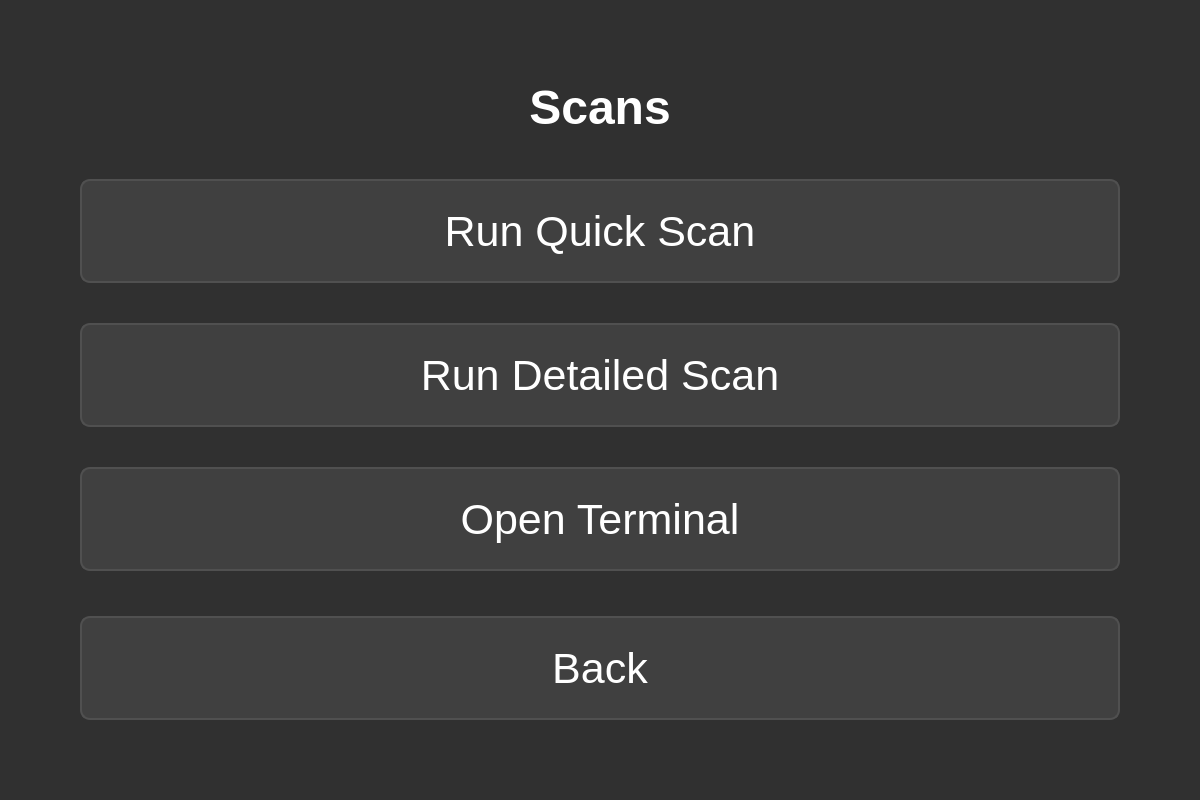
<?xml version="1.0" encoding="UTF-8"?>
<ui version="4.0">
  <class>ScanScreen</class>
  <widget class="QWidget" name="ScanScreen">
    <property name="geometry">
      <rect>
        <x>0</x>
        <y>0</y>
        <width>1200</width>
        <height>800</height>
      </rect>
    </property>
    <property name="styleSheet">
      <string notr="true">QWidget#ScanScreen {
    background-color: #303030;
}
QLabel {
    color: white;
    font-size: 36pt;
    font-weight: bold;
}
QPushButton {
    background-color: #404040;
    color: white;
    border: 2px solid #505050;
    border-radius: 10px;
    padding: 10px;
    font-size: 32pt;
    min-width: 200px;
    min-height: 80px;
}
QPushButton:hover {
    background-color: #505050;
    border-color: #606060;
}
QPushButton:pressed {
    background-color: #606060;
}</string>
    </property>
    <layout class="QVBoxLayout" name="verticalLayout">
      <property name="spacing">
        <number>40</number>
      </property>
      <property name="leftMargin">
        <number>80</number>
      </property>
      <property name="topMargin">
        <number>80</number>
      </property>
      <property name="rightMargin">
        <number>80</number>
      </property>
      <property name="bottomMargin">
        <number>80</number>
      </property>
      <item>
        <widget class="QLabel" name="titleLabel">
          <property name="text"><string>Scans</string></property>
          <property name="alignment">
            <set>Qt::AlignCenter</set>
          </property>
        </widget>
      </item>
      <item>
        <spacer name="topSpacer">
          <property name="orientation">
            <enum>Qt::Vertical</enum>
          </property>
          <property name="sizeHint" stdset="0">
            <size>
              <width>20</width>
              <height>40</height>
            </size>
          </property>
        </spacer>
      </item>
      <item>
        <widget class="QPushButton" name="quickScanButton">
          <property name="text"><string>Run Quick Scan</string></property>
        </widget>
      </item>
      <item>
        <widget class="QPushButton" name="detailedScanButton">
          <property name="text"><string>Run Detailed Scan</string></property>
        </widget>
      </item>
      <item>
        <widget class="QPushButton" name="openTerminalButton">
          <property name="text"><string>Open Terminal</string></property>
        </widget>
      </item>
      <item>
        <spacer name="bottomSpacer">
          <property name="orientation">
            <enum>Qt::Vertical</enum>
          </property>
          <property name="sizeHint" stdset="0">
            <size>
              <width>20</width>
              <height>40</height>
            </size>
          </property>
        </spacer>
      </item>
      <item>
        <widget class="QPushButton" name="backButton">
          <property name="text"><string>Back</string></property>
        </widget>
      </item>
    </layout>
  </widget>
  <resources/>
  <connections/>
</ui>
